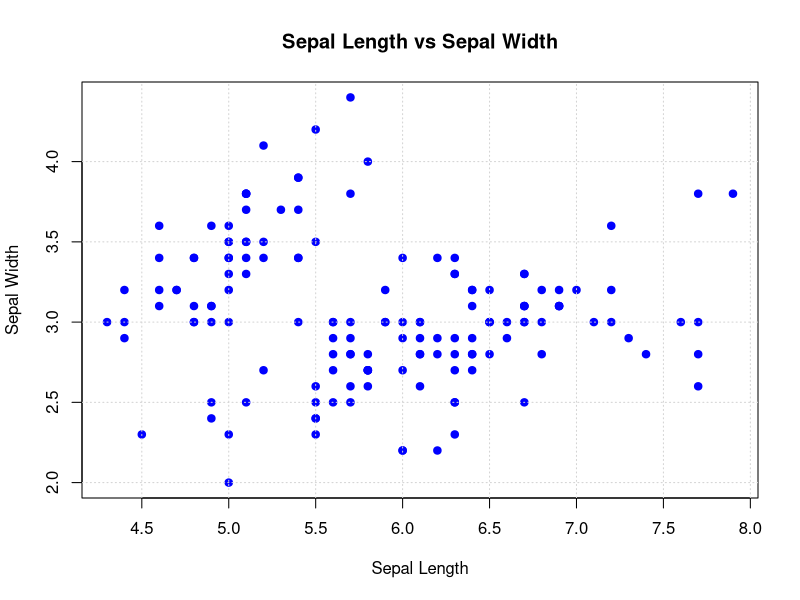

R code for this plot:
##SLIP - 22
##Q.1 
# Observed frequencies 
obs <- c(30, 25, 18, 10, 22, 15) 
# Expected frequencies (equal probability) 
exp <- rep(120/6, 6) 

# Chi-square test 
chi_test <- chisq.test(x = obs, p = rep(1/6, 6)) 
cat("Chi-Square Test Result:\n") 
print(chi_test) 

##Q.2 
# Load dataset 
data(iris) 
# 1) Structure 
cat("Structure:\n") 
str(iris) 
# 2) Summary 
cat("\nSummary:\n") 
summary(iris)  
# 3) Column names 
cat("\nColumn Names:\n") 
colnames(iris) 

# 4) Unique species 
cat("\nUnique Species:\n") 
unique(iris$Species) 

# 5) Scatter plot 
plot(iris$Sepal.Length, iris$Sepal.Width, 
main = "Sepal Length vs Sepal Width", 
xlab = "Sepal Length", 
ylab = "Sepal Width", 
col = "blue", 
pch = 19) 
grid()
 
